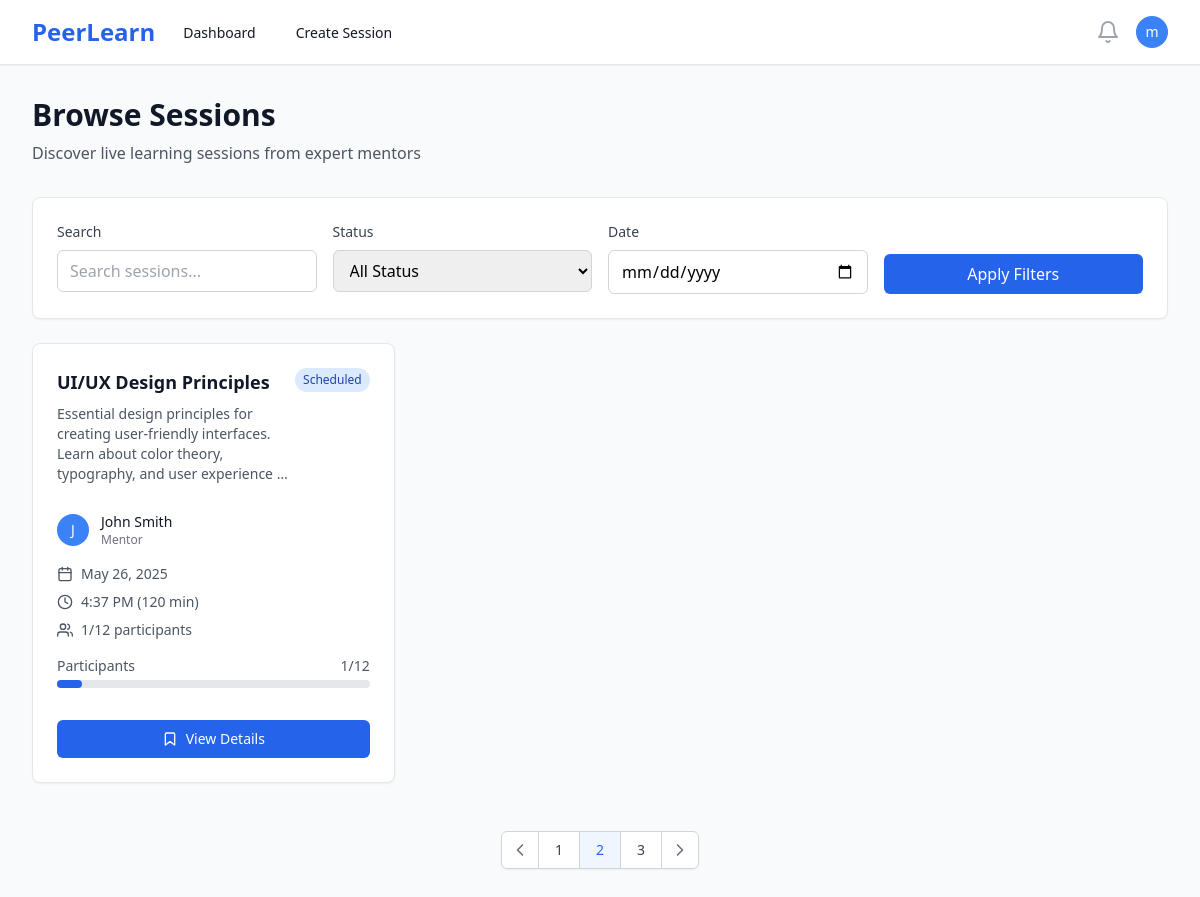
The app's page /sessions/ (signed in), older data.
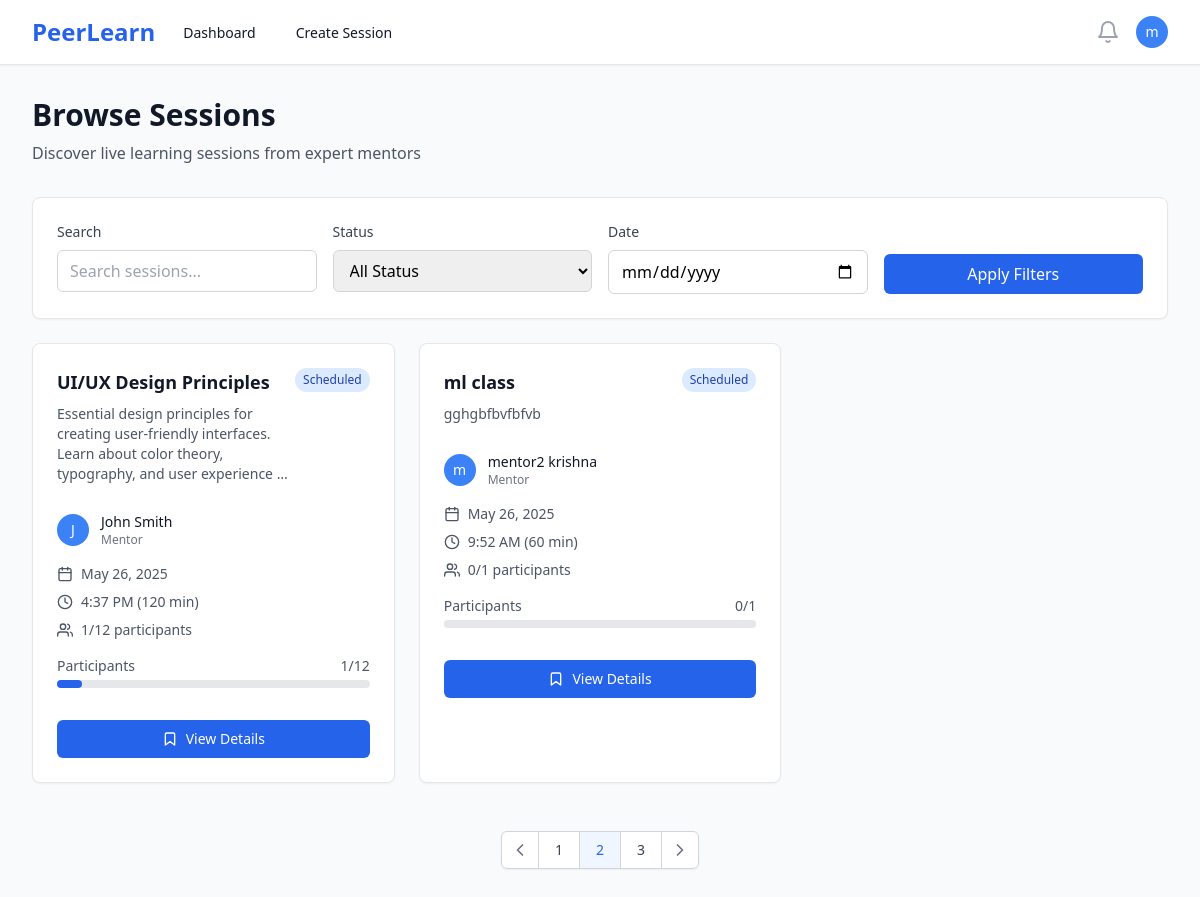
The same page, newer data.
### users/models.py (models this page shows, shortened)
class User(AbstractUser):
    ROLE_CHOICES = [
        ('mentor', 'Mentor'),
        ('learner', 'Learner'),
    ]
    id = models.UUIDField(primary_key=True, default=uuid.uuid4, editable=False)
    role = models.CharField(max_length=10, choices=ROLE_CHOICES, default='learner')
    bio = models.TextField(blank=True, null=True)
    skills = models.CharField(max_length=500, blank=True, help_text="Comma-separated skills for recommendation matching")
    expertise = models.CharField(max_length=100, blank=True, help_text="Primary domain/area of expertise")
    profile_image = models.ImageField(upload_to='profiles/', blank=True, null=True)
    created_at = models.DateTimeField(auto_now_add=True)
    updated_at = models.DateTimeField(auto_now=True)
    @property
    def is_mentor(self):
        return self.role == 'mentor'

### sessions/models.py (models this page shows, shortened)
class Session(models.Model):
    STATUS_CHOICES = [
        ('draft', 'Draft'),
        ('scheduled', 'Scheduled'),
        ('live', 'Live'),
        ('completed', 'Completed'),
        ('cancelled', 'Cancelled'),
    ]
    id = models.UUIDField(primary_key=True, default=uuid.uuid4, editable=False)
    mentor = models.ForeignKey(User, on_delete=models.CASCADE, related_name='mentor_sessions')
    title = models.CharField(max_length=200)
    description = models.TextField()
    schedule = models.DateTimeField()
    duration = models.IntegerField(help_text="Duration in minutes")
    max_participants = models.IntegerField(default=10)
    status = models.CharField(max_length=20, choices=STATUS_CHOICES, default='draft')
    created_at = models.DateTimeField(auto_now_add=True)
    updated_at = models.DateTimeField(auto_now=True)
    class Meta:
        ordering = ['-schedule']
    @property
    def current_participants(self):
        return self.bookings.filter(status='confirmed').count()
    @property
    def is_full(self):
        return self.current_participants >= self.max_participants

### sessions/views.py (the view)
# urls.py: path('', views.session_list, name='session_list'),
@login_required
def session_list(request):
    sessions = Session.objects.filter(
        status='scheduled',
        schedule__gt=timezone.now()
    ).select_related('mentor')
    return render(request, 'sessions/list.html', {'sessions': sessions})

### templates/sessions/list.html (shortened to what this page needs)
{% extends 'base.html' %}
{% block content %}
<div class="max-w-7xl mx-auto px-4 sm:px-6 lg:px-8 py-8">
    <div class="mb-8">
        <h1 class="text-3xl font-bold text-gray-900">Browse Sessions</h1>
        <p class="mt-2 text-gray-600">Discover live learning sessions from expert mentors</p>
    </div>
    <div class="bg-white rounded-lg shadow-sm border border-gray-200 p-6 mb-6">
        <div class="grid grid-cols-1 md:grid-cols-4 gap-4">
            <div>
                <label class="block text-sm font-medium text-gray-700 mb-2">Search</label>
                <input type="text"
                       placeholder="Search sessions..."
                       class="w-full px-3 py-2 border border-gray-300 rounded-md focus:ring-blue-500 focus:border-blue-500">
            </div>
            <div>
                <label class="block text-sm font-medium text-gray-700 mb-2">Status</label>
                <select class="w-full px-3 py-2 border border-gray-300 rounded-md focus:ring-blue-500 focus:border-blue-500">
                    <option value="">All Status</option>
                </select>
            </div>
            <div>
                <label class="block text-sm font-medium text-gray-700 mb-2">Date</label>
                <input type="date"
                       class="w-full px-3 py-2 border border-gray-300 rounded-md focus:ring-blue-500 focus:border-blue-500">
            </div>
            <div class="flex items-end">
                <button class="w-full px-4 py-2 bg-blue-600 text-white rounded-md hover:bg-blue-700 focus:outline-none focus:ring-2 focus:ring-offset-2 focus:ring-blue-500">
                    Apply Filters
                </button>
            </div>
        </div>
    </div>
    {% if sessions %}
    <div class="grid grid-cols-1 md:grid-cols-2 lg:grid-cols-3 gap-6">
        {% for session in sessions %}
        <div class="bg-white rounded-lg shadow-sm border border-gray-200 hover:shadow-md transition-shadow">
            <div class="p-6">
                <div class="flex items-start justify-between mb-4">
                    <div class="flex-1">
                        <h3 class="text-lg font-semibold text-gray-900 mb-2">
                            <a href="{% url 'session_detail' session.id %}" class="hover:text-blue-600">
                                {{ session.title }}
                            </a>
                        </h3>
                        <p class="text-sm text-gray-600 mb-3">{{ session.description|truncatewords:15 }}</p>
                    </div>
                    <span class="px-2 py-1 text-xs font-medium rounded-full flex-shrink-0
                                {% if session.status == 'scheduled' %}bg-blue-100 text-blue-800
                                {% elif session.status == 'live' %}bg-green-100 text-green-800
                                {% elif session.status == 'completed' %}bg-gray-100 text-gray-800
                                {% elif session.status == 'cancelled' %}bg-red-100 text-red-800
                                {% else %}bg-yellow-100 text-yellow-800{% endif %}">
                        {{ session.status|title }}
                    </span>
                </div>
                <div class="flex items-center mb-4">
                    {% if session.mentor.profile_image %}
                        <img class="h-8 w-8 rounded-full" src="{{ session.mentor.profile_image.url }}" alt="">
                    {% else %}
                        <div class="h-8 w-8 rounded-full bg-blue-500 flex items-center justify-center">
                            <span class="text-white text-sm font-medium">{{ session.mentor.first_name|first|default:session.mentor.username|first }}</span>
                        </div>
                    {% endif %}
                    <div class="ml-3">
                        <p class="text-sm font-medium text-gray-900">{{ session.mentor.get_full_name|default:session.mentor.username }}</p>
                        <p class="text-xs text-gray-500">Mentor</p>
                    </div>
                </div>
                <div class="space-y-2 text-sm text-gray-600 mb-4">
                    <div class="flex items-center">
                        <i data-feather="calendar" class="h-4 w-4 mr-2"></i>
                        {{ session.schedule|date:"M j, Y" }}
                    </div>
                    <div class="flex items-center">
                        <i data-feather="clock" class="h-4 w-4 mr-2"></i>
                        {{ session.schedule|time:"g:i A" }} ({{ session.duration }} min)
                    </div>
                    <div class="flex items-center">
                        <i data-feather="users" class="h-4 w-4 mr-2"></i>
                        {{ session.current_participants }}/{{ session.max_participants }} participants
                    </div>
                </div>
                <div class="mb-4">
                    <div class="flex justify-between text-sm text-gray-600 mb-1">
                        <span>Participants</span>
                        <span>{{ session.current_participants }}/{{ session.max_participants }}</span>
                    </div>
                    <div class="w-full bg-gray-200 rounded-full h-2">
                        <div class="bg-blue-600 h-2 rounded-full"
                             style="width: {% widthratio session.current_participants session.max_participants 100 %}%"></div>
                    </div>
                </div>
                <div class="pt-4">
                    {% if user.is_authenticated %}
                        {% if session.status == 'live' %}
                            <a href="{% url 'session_detail' session.id %}"
                               class="w-full inline-flex items-center justify-center px-4 py-2 border border-transparent text-sm font-medium rounded-md text-white bg-green-600 hover:bg-green-700">
                                <i data-feather="video" class="h-4 w-4 mr-2"></i>
                                Join Live Session
                            </a>
                        {% elif session.status == 'scheduled' %}
                            {% if session.is_full %}
                                <button disabled
                                        class="w-full inline-flex items-center justify-center px-4 py-2 border border-gray-300 text-sm font-medium rounded-md text-gray-500 bg-gray-100 cursor-not-allowed">
                                    <i data-feather="users" class="h-4 w-4 mr-2"></i>
                                    Session Full
                                </button>
                            {% else %}
                                <a href="{% url 'session_detail' session.id %}"
                                   class="w-full inline-flex items-center justify-center px-4 py-2 border border-transparent text-sm font-medium rounded-md text-white bg-blue-600 hover:bg-blue-700">
                                    <i data-feather="bookmark" class="h-4 w-4 mr-2"></i>
                                    View Details
                                </a>
                            {% endif %}
                        {% else %}
                            <a href="{% url 'session_detail' session.id %}"
                               class="w-full inline-flex items-center justify-center px-4 py-2 border border-gray-300 text-sm font-medium rounded-md text-gray-700 bg-white hover:bg-gray-50">
                                <i data-feather="eye" class="h-4 w-4 mr-2"></i>
                                View Details
                            </a>
                        {% endif %}
                    {% else %}
                        <a href="{% url 'login' %}"
                           class="w-full inline-flex items-center justify-center px-4 py-2 border border-transparent text-sm font-medium rounded-md text-white bg-blue-600 hover:bg-blue-700">
                            Login to Book
                        </a>
                    {% endif %}
                </div>
            </div>
        </div>
        {% endfor %}
    </div>
    <div class="mt-12 flex justify-center">
        <nav class="relative z-0 inline-flex rounded-md shadow-sm -space-x-px" aria-label="Pagination">
            <a href="#" class="relative inline-flex items-center px-2 py-2 rounded-l-md border border-gray-300 bg-white text-sm font-medium text-gray-500 hover:bg-gray-50">
                <i data-feather="chevron-left" class="h-5 w-5"></i>
            </a>
            <a href="#" class="relative inline-flex items-center px-4 py-2 border border-gray-300 bg-white text-sm font-medium text-gray-700 hover:bg-gray-50">
                1
            </a>
            <a href="#" class="relative inline-flex items-center px-4 py-2 border border-gray-300 bg-blue-50 text-sm font-medium text-blue-600">
                2
            </a>
            <a href="#" class="relative inline-flex items-center px-4 py-2 border border-gray-300 bg-white text-sm font-medium text-gray-700 hover:bg-gray-50">
                3
            </a>
            <a href="#" class="relative inline-flex items-center px-2 py-2 rounded-r-md border border-gray-300 bg-white text-sm font-medium text-gray-500 hover:bg-gray-50">
                <i data-feather="chevron-right" class="h-5 w-5"></i>
            </a>
        </nav>
    </div>
    {% endif %}
</div>
{% endblock %}

### templates/base.html (shortened to what this page needs)
<!DOCTYPE html>
<html lang="en" class="h-full bg-gray-50">
<head>
    <script src="https://cdn.tailwindcss.com"></script>
</head>
<body class="h-full">
    {% if user.is_authenticated %}
    <nav class="bg-white shadow-sm border-b border-gray-200" x-data="{ mobileMenuOpen: false }">
        <div class="max-w-7xl mx-auto px-4 sm:px-6 lg:px-8">
            <div class="flex justify-between h-16">
                <div class="flex">
                    <div class="flex-shrink-0 flex items-center">
                        <a href="{% url 'landing' %}" class="text-2xl font-bold text-blue-600">PeerLearn</a>
                    </div>
                    <div class="hidden sm:ml-6 sm:flex sm:space-x-8">
                        {% if user.is_mentor %}
                            <a href="{% url 'mentor_dashboard' %}" class="border-transparent text-gray-900 hover:text-blue-600 inline-flex items-center px-1 pt-1 border-b-2 text-sm font-medium">
                                Dashboard
                            </a>
                            <a href="{% url 'create_session' %}" class="border-transparent text-gray-900 hover:text-blue-600 inline-flex items-center px-1 pt-1 border-b-2 text-sm font-medium">
                                Create Session
                            </a>
                        {% endif %}
                    </div>
                </div>
                <div class="hidden sm:ml-6 sm:flex sm:items-center">
                    <button type="button" class="bg-white p-1 rounded-full text-gray-400 hover:text-gray-500 focus:outline-none focus:ring-2 focus:ring-offset-2 focus:ring-blue-500">
                        <i data-feather="bell" class="h-6 w-6"></i>
                    </button>
                    <div class="ml-3 relative" x-data="{ open: false }">
                        <div>
                            <button @click="open = !open" type="button" class="bg-white rounded-full flex text-sm focus:outline-none focus:ring-2 focus:ring-offset-2 focus:ring-blue-500" id="user-menu-button">
                                <div class="h-8 w-8 rounded-full bg-blue-500 flex items-center justify-center">
                                    <span class="text-white text-sm font-medium">{{ user.first_name|first|default:user.username|first }}</span>
                                </div>
                            </button>
                        </div>
                    </div>
                </div>
            </div>
        </div>
    </nav>
    {% endif %}
    <main class="{% if user.is_authenticated %}pt-0{% else %}pt-0{% endif %}">
        {% block content %}{% endblock %}
    </main>
</body>
</html>

Row changes from the older to the newer data that the page shows:
added Session: title "ml class", description "gghgbfbvfbfvb", status "Scheduled", mentor.first_name|first "m", mentor.get_full_name "mentor2 krishna", schedule "May 26, 2025", schedule "9:52 AM", duration "60", current_participants "0", max_participants "1", shows "View Details"
